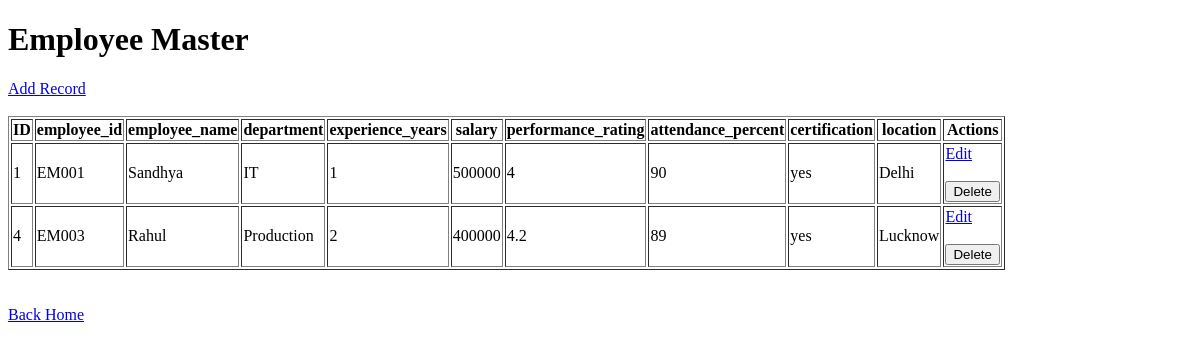
The app's page /employee_master, older data.
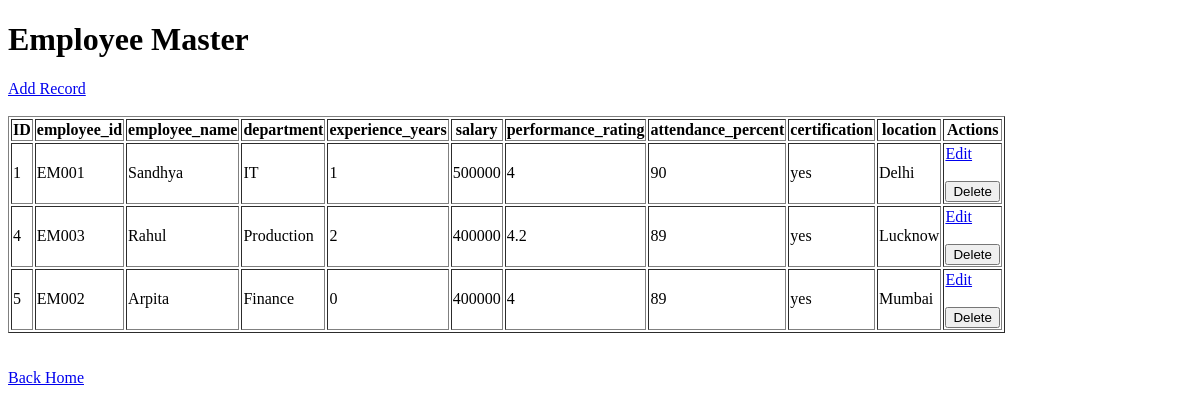
The same page, newer data.
### tables this page shows
CREATE TABLE employee_master (
    id INTEGER PRIMARY KEY AUTOINCREMENT,
    employee_id TEXT,
    employee_name TEXT,
    department TEXT,
    experience_years INTEGER,
    salary INTEGER,
    performance_rating INTEGER,
    attendance_percent INTEGER,
    certification TEXT,
    location TEXT
);

### generated_app/app.py (the view)
@app.route("/employee_master")
def employee_master():
    conn = get_connection()
    rows = conn.execute(
        "SELECT * FROM employee_master"
    ).fetchall()
    conn.close()
    return render_template(
        "employee_master_list.html",
        rows=rows,
        columns=['employee_id', 'employee_name', 'department', 'experience_years', 'salary', 'performance_rating', 'attendance_percent', 'certification', 'location']
    )

### generated_app/app.py (called while the page is built)
def get_connection():
    conn = sqlite3.connect(
        "database.db"
    )
    conn.row_factory = sqlite3.Row
    conn.execute(
        "PRAGMA foreign_keys = ON"
    )
    return conn

### generated_app/templates/employee_master_list.html (shortened to what this page needs)
<!DOCTYPE html>
<html>
<head>
</head>
<body>
<h1>Employee Master</h1>
<a href="/employee_master/add">
Add Record
</a>
<br><br>
<table border="1">
<tr>
<th>ID</th>
{% for col in columns %}
<th>{{ col }}</th>
{% endfor %}
<th>Actions</th>
</tr>
{% for row in rows %}
<tr>
<td>{{ row["id"] }}</td>
{% for col in columns %}
<td>{{ row[col] }}</td>
{% endfor %}
<td>
<a href="/employee_master/edit/{{ row['id'] }}">
Edit
</a>
<br><br>
<form
    method="POST"
    action="/employee_master/delete/{{ row['id'] }}"
>
<button type="submit">
Delete
</button>
</form>
</td>
</tr>
{% endfor %}
</table>
<br><br>
<a href="/">
Back Home
</a>
</body>
</html>

Row changes from the older to the newer data that the page shows:
added employee_master: id "5", employee "EM002" "Arpita" "Finance" "0" "400000" "4" "89" "yes" "Mumbai"
